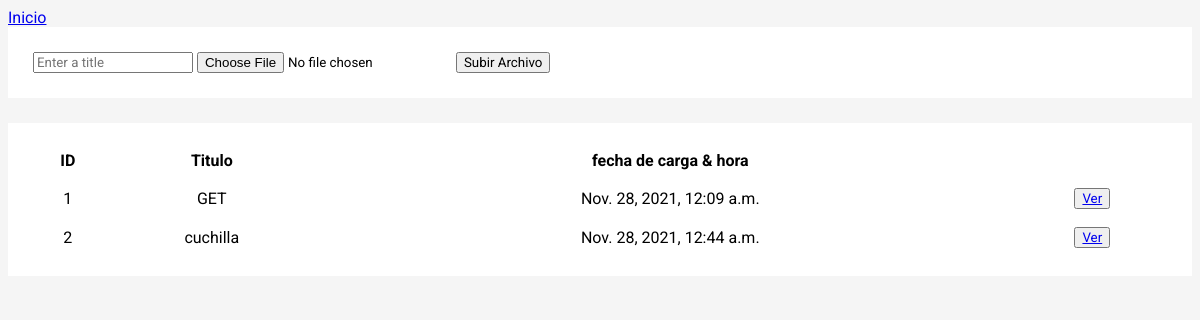
The app's page /archivos/, older data.
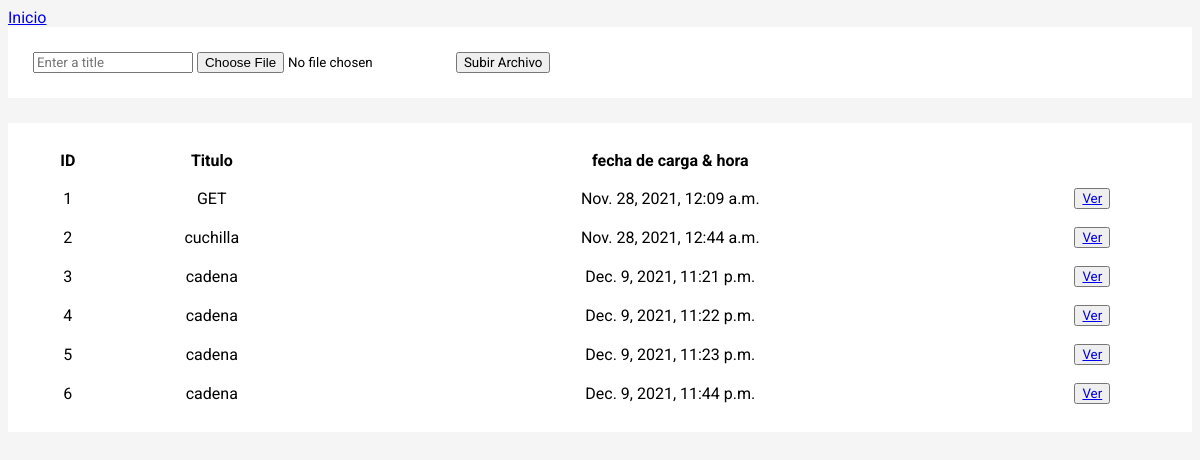
The same page, newer data.
### crud/models.py (models this page shows)
class Document(models.Model):
    title = models.CharField(max_length = 200)
    uploadedFile = models.FileField(upload_to = "Uploaded Files/")
    dateTimeOfUpload = models.DateTimeField(auto_now = True)

### crud/views.py (the view, shortened to what this page needs)
# urls.py: path("archivos/", views.uploadFile, name = "uploadFiles"),
def uploadFile(request):
    documents = Document.objects.all()
    return render(request, "crud/upload-file.html", context = {
        "files": documents
    })

### crud/templates/crud/upload-file.html (shortened to what this page needs)
<!DOCTYPE html>
{% load static %}
<html lang="en">
<head>
</head>
<body>
    <a href="{% url 'home' %}" >Inicio</a>
    <form action="" method="POST" enctype="multipart/form-data">
        <input type="text" name="fileTitle" placeholder="Enter a title">
        <input type="file" name="uploadedFile">
        <input type="submit" value="Subir Archivo">
    </form>
    <table>
        <tr>
            <th>ID</th>
            <th>Titulo</th>
            <th>fecha de carga & hora</th>
        </tr>
        {% for file in files %}
            <tr>
                <td>{{ file.id }}</td>
                <td>{{ file.title }}</td>
                <td>{{ file.dateTimeOfUpload }}</td>
                <td><button><a href={{file.uploadedFile.url}} target="_blank">Ver</a></button></td>
            </tr>
        {% endfor %}
    </table>
</body>
</html>

### crud/templates/crud/upload-file.html (style rules this page uses)
* { font-family: "Roboto"; }
body { background-color: #F5F5F5; }
form { background-color: #FFFFFF; padding: 25px; }
table { width: 100%; text-align: center; margin-top: 25px; padding: 25px; background-color: #FFFFFF; }
table tr td { padding-top: 15px; }

Row changes from the older to the newer data that the page shows:
added Document: id "3", title "cadena", dateTimeOfUpload "Dec. 9, 2021, 11:21 p.m."
added Document: id "4", title "cadena", dateTimeOfUpload "Dec. 9, 2021, 11:22 p.m."
added Document: id "5", title "cadena", dateTimeOfUpload "Dec. 9, 2021, 11:23 p.m."
added Document: id "6", title "cadena", dateTimeOfUpload "Dec. 9, 2021, 11:44 p.m."
